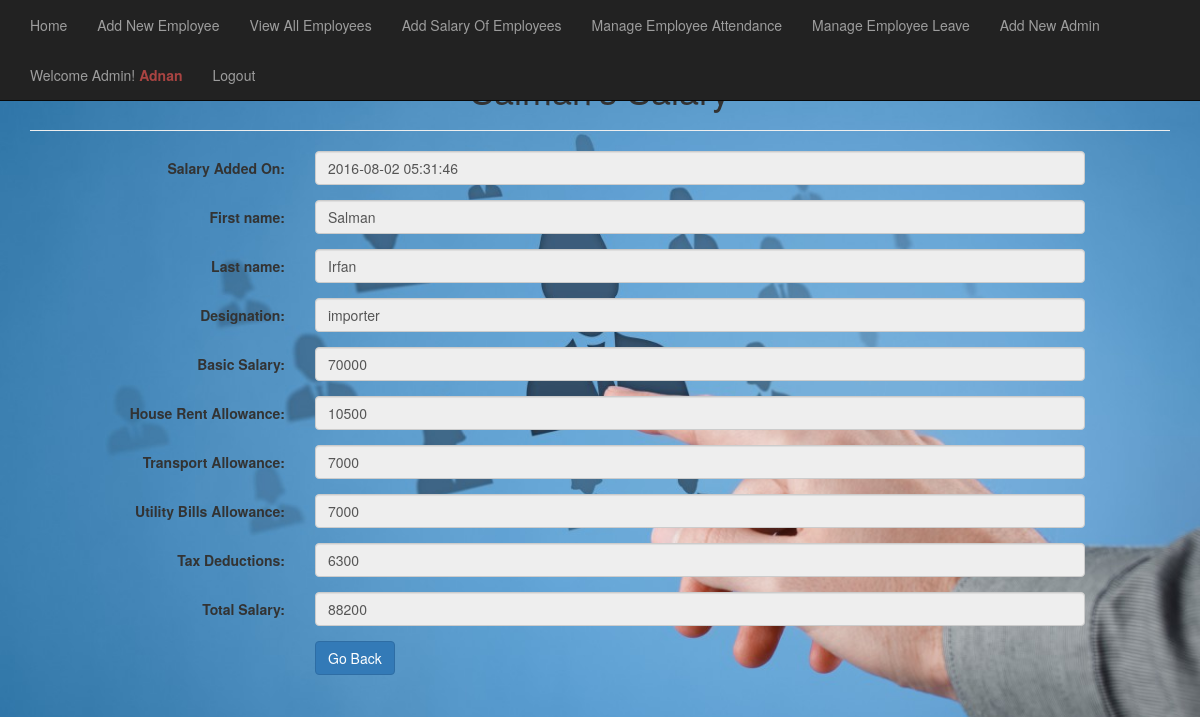
The page /admin/view_salary.php?id=13 (signed in) on the database its author committed.
### tables this page shows
CREATE TABLE `salary` (
  `salary_id` int(100) NOT NULL,
  `emp_id` int(100) NOT NULL,
  `emp_fname` varchar(100) NOT NULL,
  `emp_lname` varchar(100) NOT NULL,
  `designation` varchar(100) NOT NULL,
  `basic_salary` varchar(100) NOT NULL,
  `house_rent` varchar(100) NOT NULL,
  `transport` varchar(100) NOT NULL,
  `utility` varchar(100) NOT NULL,
  `tax_deductions` varchar(100) NOT NULL,
  `total` varchar(100) NOT NULL,
  `salary_date` timestamp NOT NULL DEFAULT CURRENT_TIMESTAMP
);

### admin/view_salary.php (the view, shortened to what this page needs)
<?php include ("header.php");?>
<?php include ("navbar.php");?>
<?php
if(!isset($_SESSION['admin_username']))	{
	header("location: ../index.php");
}
else{
?>
  <body>
<?php
$employeeId=$_GET['id'];
$query = mysql_query("SELECT * FROM salary where emp_id='$employeeId' ");
while ($row=mysql_fetch_array($query)){
	$employeeFirstName = $row['emp_fname'];
	$employeeLastName = $row['emp_lname'];
	$employeeDesignation = $row['designation'];
	$employeeBasicSalary = $row['basic_salary'];
	$houseRent = $row['house_rent'];
	$transport = $row['transport'];
	$utility = $row['utility'];
	$tax = $row['tax_deductions'];
	$total = $row['total'];
    $salaryDate = $row['salary_date'];
?>
<div class="container">
<h1 class="text-center"><?php echo $employeeFirstName."'s";?> Salary</h1>
  	<hr>
	<div class="row">
        <form method="post" action="add_salary.php" class="form-horizontal" role="form" enctype="multipart/form-data">
		  <div class="form-group">
            <label class="col-lg-3 control-label">Salary Added On:</label>
            <div class="col-lg-8">
              <input class="form-control" id="salaryDate" name="salaryDate" type="text" value="<?php echo $salaryDate; ?>" readonly>
            </div>
          </div>
		  <div class="form-group">
            <label class="col-lg-3 control-label">First name:</label>
            <div class="col-lg-8">
              <input class="form-control" id="employeeFirstName" name="employeeFirstName" type="text" value="<?php echo $employeeFirstName; ?>" readonly>
            </div>
          </div>
          <div class="form-group">
            <label class="col-lg-3 control-label">Last name:</label>
            <div class="col-lg-8">
              <input class="form-control" id="employeeLastName" name="employeeLastName" type="text" value="<?php echo $employeeLastName; ?>" readonly>
            </div>
          </div>
		  <div class="form-group">
            <label class="col-md-3 control-label">Designation:</label>
            <div class="col-md-8">
              <input class="form-control" id="employeeDesignation" name="employeeDesignation" type="text" value="<?php echo $employeeDesignation; ?>" readonly>
            </div>
          </div>
		  <div class="form-group">
            <label class="col-md-3 control-label">Basic Salary:</label>
            <div class="col-md-8">
              <input class="form-control" id="employeeBasicSalary" name="employeeBasicSalary" type="text" value="<?php echo $employeeBasicSalary; ?>" readonly>
            </div>
          </div>
		  <div class="form-group">
            <label class="col-md-3 control-label">House Rent Allowance:</label>
            <div class="col-md-8">
              <input class="form-control" id="houseRent" name="houseRent" type="text" value="<?php echo $houseRent; ?>" readonly>
            </div>
          </div>
		  <div class="form-group">
            <label class="col-md-3 control-label">Transport Allowance:</label>
            <div class="col-md-8">
              <input class="form-control" id="transport" name="transport" type="text" value="<?php echo $transport; ?>" readonly>
            </div>
          </div>
		  <div class="form-group">
            <label class="col-md-3 control-label">Utility Bills Allowance:</label>
            <div class="col-md-8">
              <input class="form-control" id="utility" name="utility" type="text" value="<?php echo $utility; ?>" readonly>
            </div>
          </div>
          <div class="form-group">
            <label class="col-md-3 control-label">Tax Deductions:</label>
            <div class="col-md-8">
              <input class="form-control" id="tax" name="tax" type="text" value="<?php echo $tax; ?>" readonly>
            </div>
          </div>
		  <div class="form-group">
            <label class="col-md-3 control-label">Total Salary:</label>
            <div class="col-md-8">
              <input class="form-control" id="total" name="total" type="text" value="<?php echo $total; ?>" readonly>
            </div>
          </div>
		  <div class="form-group">
            <label class="col-md-3 control-label"></label>
            <div class="col-md-8">
              <a href="salary.php?view_emp=view_emp"><button type="button" id="submit" name="submit" class="btn btn-primary">Go Back</button></a>
            </div>
          </div>
<?php } ?>
        </form>
<?php } ?>

### admin/header.php (style rules this page uses)
body { margin-top: 50px; margin-bottom: 50px; text-color: white; background: url('images/background2.jpg') no-repeat center center fixed; -webkit-background-size: cover; -moz-background-size: cover; -o-background-size: cover; background-size: cover; }

### rows shown on the page
salary: salaryDate "2016-08-02 05:31:46", employeeFirstName "Salman", employeeLastName "Irfan", employeeDesignation "importer", employeeBasicSalary "70000", houseRent "10500", transport "7000", utility "7000", tax "6300", total "88200"

### other values the page prints
$_SESSION['admin_username'] "Adnan"
